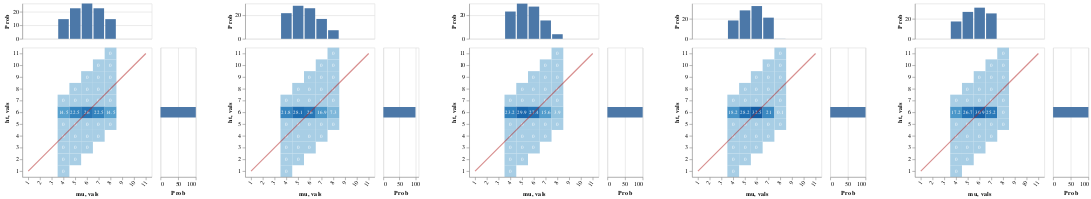

This figure's notebook cell:
### Markdown cell above
Of course since all of the lexica entail that John's height is 6, the distribution over worlds is completely determinate

The various conceivable strengthenings lead ultimately to a pragmatic conclusion that 6 is probably normal for the height of someone like John (this was already guaranteed by the prior), but it's possible that 6 is relatively high compared to the median

So to the extent that this is an evaluative conclusion, it is very weak

### Code cell
writeIORef cacheRef (0, Map.empty)

vlShow . sidewaysDists <$> sequence
  [ mkGraph $ listener infoLUMExact cacheRef (0, UTall, denExact0)
  , mkGraph $ lp infoLUMExact >>= \l -> listener infoLUMExact cacheRef (0, UTall, l)
  , mkGraph $ listener infoLUMExact cacheRef (1, UTall, denExact0)
  , mkGraph $ listener infoLUMExact cacheRef (2, UTall, denExact0)
  , mkGraph $ listener infoLUMExact cacheRef (3, UTall, denExact0)
  ]

### Figure 1 — Vega-Lite specification as saved in the notebook (floating-point values rounded to 4 significant figures)
{"$schema": "https://vega.github.io/schema/vega-lite/v3.json", "hconcat": [{"$schema": "https://vega.github.io/schema/vega-lite/v3.json", "bounds": "flush", "config": {"scale": {"rectBandPaddingInner": 0}}, "data": {"values": [{"ht": "1", "mu": "4", "prob": 0}, {"ht": "2", "mu": "4", "prob": 0}, {"ht": "2", "mu": "5", "prob": 0}, {"ht": "3", "mu": "4", "prob": 0}, {"ht": "3", "mu": "5", "prob": 0}, {"ht": "3", "mu": "6", "prob": 0}, {"ht": "4", "mu": "4", "prob": 0}, {"ht": "4", "mu": "5", "prob": 0}, {"ht": "4", "mu": "6", "prob": 0}, {"ht": "4", "mu": "7", "prob": 0}, {"ht": "5", "mu": "4", "prob": 0}, {"ht": "5", "mu": "5", "prob": 0}, {"ht": "5", "mu": "6", "prob": 0}, {"ht": "5", "mu": "7", "prob": 0}, {"ht": "5", "mu": "8", "prob": 0}, {"ht": "6", "mu": "4", "prob": 14.5}, {"ht": "6", "mu": "5", "prob": 22.5}, {"ht": "6", "mu": "6", "prob": 26}, {"ht": "6", "mu": "7", "prob": 22.5}, {"ht": "6", "mu": "8", "prob": 14.5}, {"ht": "7", "mu": "4", "prob": 0}, {"ht": "7", "mu": "5", "prob": 0}, {"ht": "7", "mu": "6", "prob": 0}, {"ht": "7", "mu": "7", "prob": 0}, {"ht": "7", "mu": "8", "prob": 0}, {"ht": "8", "mu": "5", "prob": 0}, {"ht": "8", "mu": "6", "prob": 0}, {"ht": "8", "mu": "7", "prob": 0}, {"ht": "8", "mu": "8", "prob": 0}, {"ht": "9", "mu": "6", "prob": 0}, {"ht": "9", "mu": "7", "prob": 0}, {"ht": "9", "mu": "8", "prob": 0}, {"ht": "10", "mu": "7", "prob": 0}, {"ht": "10", "mu": "8", "prob": 0}, {"ht": "11", "mu": "8", "prob": 0}]}, "spacing": 15, "vconcat": [{"encoding": {"x": {"axis": null, "field": "mu", "scale": {"domain": ["1", "2", "3", "4", "5", "6", "7", "8", "9", "10", "11"], "rangeStep": 30}, "sort": null, "type": "ordinal"}, "y": {"aggregate": "sum", "axis": {"title": "Prob"}, "field": "prob", "type": "quantitative"}}, "height": 60, "mark": "bar"}, {"bounds": "flush", "hconcat": [{"encoding": {"x": {"axis": {"labelAngle": -55}, "field": "mu", "scale": {"domain": ["1", "2", "3", "4", "5", "6", "7", "8", "9", "10", "11"], "rangeStep": 30}, "sort": null, "type": "ordinal"}, "y": {"axis": {"labelAngle": 0}, "field": "ht", "scale": {"domain": ["11", "10", "9", "8", "7", "6", "5", "4", "3", "2", "1"], "rangeStep": 30}, "sort": null, "type": "ordinal"}}, "layer": [{"encoding": {"color": {"aggregate": "sum", "field": "prob", "legend": null, "scale": {"scheme": {"extent": [0.2, 0.9], "name": "blues"}}, "type": "quantitative"}}, "mark": "rect"}, {"encoding": {"color": {"value": "white"}, "text": {"aggregate": "sum", "field": "prob", "type": "quantitative"}}, "mark": {"fontSize": 9, "type": "text"}}, {"data": {"values": [{"vals": "1"}, {"vals": "2"}, {"vals": "3"}, {"vals": "4"}, {"vals": "5"}, {"vals": "6"}, {"vals": "7"}, {"vals": "8"}, {"vals": "9"}, {"vals": "10"}, {"vals": "11"}]}, "encoding": {"x": {"field": "vals", "sort": null, "type": "ordinal"}, "y": {"field": "vals", "sort": null, "type": "ordinal"}}, "mark": {"opacity": 0.5, "stroke": "firebrick", "strokeWidth": 2, "type": "line"}}]}, {"encoding": {"x": {"aggregate": "sum", "axis": {"title": "Prob"}, "field": "prob", "type": "quantitative"}, "y": {"axis": null, "field": "ht", "scale": {"domain": ["11", "10", "9", "8", "7", "6", "5", "4", "3", "2", "1"], "rangeStep": 30}, "sort": null, "type": "ordinal"}}, "mark": "bar", "width": 60}], "spacing": 15}]}, {"$schema": "https://vega.github.io/schema/vega-lite/v3.json", "bounds": "flush", "config": {"scale": {"rectBandPaddingInner": 0}}, "data": {"values": [{"ht": "1", "mu": "4", "prob": 0}, {"ht": "2", "mu": "4", "prob": 0}, {"ht": "2", "mu": "5", "prob": 0}, {"ht": "3", "mu": "4", "prob": 0}, {"ht": "3", "mu": "5", "prob": 0}, {"ht": "3", "mu": "6", "prob": 0}, {"ht": "4", "mu": "4", "prob": 0}, {"ht": "4", "mu": "5", "prob": 0}, {"ht": "4", "mu": "6", "prob": 0}, {"ht": "4", "mu": "7", "prob": 0}, {"ht": "5", "mu": "4", "prob": 0}, {"ht": "5", "mu": "5", "prob": 0}, {"ht": "5", "mu": "6", "prob": 0}, {"ht": "5", "mu": "7", "prob": 0}, {"ht": "5", "mu": "8", "prob": 0}, {"ht": "6", "mu": "4", "prob": 21.8}, {"ht": "6", "mu": "5", "prob": 28.1}, {"ht": "6", "mu": "6", "prob": 26}, {"ht": "6", "mu": "7", "prob": 16.9}, {"ht": "6", "mu": "8", "prob": 7.3}, {"ht": "7", "mu": "4", "prob": 0}, {"ht": "7", "mu": "5", "prob": 0}, {"ht": "7", "mu": "6", "prob": 0}, {"ht": "7", "mu": "7", "prob": 0}, {"ht": "7", "mu": "8", "prob": 0}, {"ht": "8", "mu": "5", "prob": 0}, {"ht": "8", "mu": "6", "prob": 0}, {"ht": "8", "mu": "7", "prob": 0}, {"ht": "8", "mu": "8", "prob": 0}, {"ht": "9", "mu": "6", "prob": 0}, {"ht": "9", "mu": "7", "prob": 0}, {"ht": "9", "mu": "8", "prob": 0}, {"ht": "10", "mu": "7", "prob": 0}, {"ht": "10", "mu": "8", "prob": 0}, {"ht": "11", "mu": "8", "prob": 0}]}, "spacing": 15, "vconcat": [{"encoding": {"x": {"axis": null, "field": "mu", "scale": {"domain": ["1", "2", "3", "4", "5", "6", "7", "8", "9", "10", "11"], "rangeStep": 30}, "sort": null, "type": "ordinal"}, "y": {"aggregate": "sum", "axis": {"title": "Prob"}, "field": "prob", "type": "quantitative"}}, "height": 60, "mark": "bar"}, {"bounds": "flush", "hconcat": [{"encoding": {"x": {"axis": {"labelAngle": -55}, "field": "mu", "scale": {"domain": ["1", "2", "3", "4", "5", "6", "7", "8", "9", "10", "11"], "rangeStep": 30}, "sort": null, "type": "ordinal"}, "y": {"axis": {"labelAngle": 0}, "field": "ht", "scale": {"domain": ["11", "10", "9", "8", "7", "6", "5", "4", "3", "2", "1"], "rangeStep": 30}, "sort": null, "type": "ordinal"}}, "layer": [{"encoding": {"color": {"aggregate": "sum", "field": "prob", "legend": null, "scale": {"scheme": {"extent": [0.2, 0.9], "name": "blues"}}, "type": "quantitative"}}, "mark": "rect"}, {"encoding": {"color": {"value": "white"}, "text": {"aggregate": "sum", "field": "prob", "type": "quantitative"}}, "mark": {"fontSize": 9, "type": "text"}}, {"data": {"values": [{"vals": "1"}, {"vals": "2"}, {"vals": "3"}, {"vals": "4"}, {"vals": "5"}, {"vals": "6"}, {"vals": "7"}, {"vals": "8"}, {"vals": "9"}, {"vals": "10"}, {"vals": "11"}]}, "encoding": {"x": {"field": "vals", "sort": null, "type": "ordinal"}, "y": {"field": "vals", "sort": null, "type": "ordinal"}}, "mark": {"opacity": 0.5, "stroke": "firebrick", "strokeWidth": 2, "type": "line"}}]}, {"encoding": {"x": {"aggregate": "sum", "axis": {"title": "Prob"}, "field": "prob", "type": "quantitative"}, "y": {"axis": null, "field": "ht", "scale": {"domain": ["11", "10", "9", "8", "7", "6", "5", "4", "3", "2", "1"], "rangeStep": 30}, "sort": null, "type": "ordinal"}}, "mark": "bar", "width": 60}], "spacing": 15}]}, {"$schema": "https://vega.github.io/schema/vega-lite/v3.json", "bounds": "flush", "config": {"scale": {"rectBandPaddingInner": 0}}, "data": {"values": [{"ht": "1", "mu": "4", "prob": 0}, {"ht": "2", "mu": "4", "prob": 0}, {"ht": "2", "mu": "5", "prob": 0}, {"ht": "3", "mu": "4", "prob": 0}, {"ht": "3", "mu": "5", "prob": 0}, {"ht": "3", "mu": "6", "prob": 0}, {"ht": "4", "mu": "4", "prob": 0}, {"ht": "4", "mu": "5", "prob": 0}, {"ht": "4", "mu": "6", "prob": 0}, {"ht": "4", "mu": "7", "prob": 0}, {"ht": "5", "mu": "4", "prob": 0}, {"ht": "5", "mu": "5", "prob": 0}, {"ht": "5", "mu": "6", "prob": 0}, {"ht": "5", "mu": "7", "prob": 0}, {"ht": "5", "mu": "8", "prob": 0}, {"ht": "6", "mu": "4", "prob": 23.2}, {"ht": "6", "mu": "5", "prob": 29.9}, {"ht": "6", "mu": "6", "prob": 27.4}, {"ht": "6", "mu": "7", "prob": 15.6}, {"ht": "6", "mu": "8", "prob": 3.9}, {"ht": "7", "mu": "4", "prob": 0}, {"ht": "7", "mu": "5", "prob": 0}, {"ht": "7", "mu": "6", "prob": 0}, {"ht": "7", "mu": "7", "prob": 0}, {"ht": "7", "mu": "8", "prob": 0}, {"ht": "8", "mu": "5", "prob": 0}, {"ht": "8", "mu": "6", "prob": 0}, {"ht": "8", "mu": "7", "prob": 0}, {"ht": "8", "mu": "8", "prob": 0}, {"ht": "9", "mu": "6", "prob": 0}, {"ht": "9", "mu": "7", "prob": 0}, {"ht": "9", "mu": "8", "prob": 0}, {"ht": "10", "mu": "7", "prob": 0}, {"ht": "10", "mu": "8", "prob": 0}, {"ht": "11", "mu": "8", "prob": 0}]}, "spacing": 15, "vconcat": [{"encoding": {"x": {"axis": null, "field": "mu", "scale": {"domain": ["1", "2", "3", "4", "5", "6", "7", "8", "9", "10", "11"], "rangeStep": 30}, "sort": null, "type": "ordinal"}, "y": {"aggregate": "sum", "axis": {"title": "Prob"}, "field": "prob", "type": "quantitative"}}, "height": 60, "mark": "bar"}, {"bounds": "flush", "hconcat": [{"encoding": {"x": {"axis": {"labelAngle": -55}, "field": "mu", "scale": {"domain": ["1", "2", "3", "4", "5", "6", "7", "8", "9", "10", "11"], "rangeStep": 30}, "sort": null, "type": "ordinal"}, "y": {"axis": {"labelAngle": 0}, "field": "ht", "scale": {"domain": ["11", "10", "9", "8", "7", "6", "5", "4", "3", "2", "1"], "rangeStep": 30}, "sort": null, "type": "ordinal"}}, "layer": [{"encoding": {"color": {"aggregate": "sum", "field": "prob", "legend": null, "scale": {"scheme": {"extent": [0.2, 0.9], "name": "blues"}}, "type": "quantitative"}}, "mark": "rect"}, {"encoding": {"color": {"value": "white"}, "text": {"aggregate": "sum", "field": "prob", "type": "quantitative"}}, "mark": {"fontSize": 9, "type": "text"}}, {"data": {"values": [{"vals": "1"}, {"vals": "2"}, {"vals": "3"}, {"vals": "4"}, {"vals": "5"}, {"vals": "6"}, {"vals": "7"}, {"vals": "8"}, {"vals": "9"}, {"vals": "10"}, {"vals": "11"}]}, "encoding": {"x": {"field": "vals", "sort": null, "type": "ordinal"}, "y": {"field": "vals", "sort": null, "type": "ordinal"}}, "mark": {"opacity": 0.5, "stroke": "firebrick", "strokeWidth": 2, "type": "line"}}]}, {"encoding": {"x": {"aggregate": "sum", "axis": {"title": "Prob"}, "field": "prob", "type": "quantitative"}, "y": {"axis": null, "field": "ht", "scale": {"domain": ["11", "10", "9", "8", "7", "6", "5", "4", "3", "2", "1"], "rangeStep": 30}, "sort": null, "type": "ordinal"}}, "mark": "bar", "width": 60}], "spacing": 15}]}, {"$schema": "https://vega.github.io/schema/vega-lite/v3.json", "bounds": "flush", "config": {"scale": {"rectBandPaddingInner": 0}}, "data": {"values": [{"ht": "1", "mu": "4", "prob": 0}, {"ht": "2", "mu": "4", "prob": 0}, {"ht": "2", "mu": "5", "prob": 0}, {"ht": "3", "mu": "4", "prob": 0}, {"ht": "3", "mu": "5", "prob": 0}, {"ht": "3", "mu": "6", "prob": 0}, {"ht": "4", "mu": "4", "prob": 0}, {"ht": "4", "mu": "5", "prob": 0}, {"ht": "4", "mu": "6", "prob": 0}, {"ht": "4", "mu": "7", "prob": 0}, {"ht": "5", "mu": "4", "prob": 0}, {"ht": "5", "mu": "5", "prob": 0}, {"ht": "5", "mu": "6", "prob": 0}, {"ht": "5", "mu": "7", "prob": 0}, {"ht": "5", "mu": "8", "prob": 0}, {"ht": "6", "mu": "4", "prob": 18.2}, {"ht": "6", "mu": "5", "prob": 28.2}, {"ht": "6", "mu": "6", "prob": 32.5}, {"ht": "6", "mu": "7", "prob": 21}, {"ht": "6", "mu": "8", "prob": 0.1}, {"ht": "7", "mu": "4", "prob": 0}, {"ht": "7", "mu": "5", "prob": 0}, {"ht": "7", "mu": "6", "prob": 0}, {"ht": "7", "mu": "7", "prob": 0}, {"ht": "7", "mu": "8", "prob": 0}, {"ht": "8", "mu": "5", "prob": 0}, {"ht": "8", "mu": "6", "prob": 0}, {"ht": "8", "mu": "7", "prob": 0}, {"ht": "8", "mu": "8", "prob": 0}, {"ht": "9", "mu": "6", "prob": 0}, {"ht": "9", "mu": "7", "prob": 0}, {"ht": "9", "mu": "8", "prob": 0}, {"ht": "10", "mu": "7", "prob": 0}, {"ht": "10", "mu": "8", "prob": 0}, {"ht": "11", "mu": "8", "prob": 0}]}, "spacing": 15, "vconcat": [{"encoding": {"x": {"axis": null, "field": "mu", "scale": {"domain": ["1", "2", "3", "4", "5", "6", "7", "8", "9", "10", "11"], "rangeStep": 30}, "sort": null, "type": "ordinal"}, "y": {"aggregate": "sum", "axis": {"title": "Prob"}, "field": "prob", "type": "quantitative"}}, "height": 60, "mark": "bar"}, {"bounds": "flush", "hconcat": [{"encoding": {"x": {"axis": {"labelAngle": -55}, "field": "mu", "scale": {"domain": ["1", "2", "3", "4", "5", "6", "7", "8", "9", "10", "11"], "rangeStep": 30}, "sort": null, "type": "ordinal"}, "y": {"axis": {"labelAngle": 0}, "field": "ht", "scale": {"domain": ["11", "10", "9", "8", "7", "6", "5", "4", "3", "2", "1"], "rangeStep": 30}, "sort": null, "type": "ordinal"}}, "layer": [{"encoding": {"color": {"aggregate": "sum", "field": "prob", "legend": null, "scale": {"scheme": {"extent": [0.2, 0.9], "name": "blues"}}, "type": "quantitative"}}, "mark": "rect"}, {"encoding": {"color": {"value": "white"}, "text": {"aggregate": "sum", "field": "prob", "type": "quantitative"}}, "mark": {"fontSize": 9, "type": "text"}}, {"data": {"values": [{"vals": "1"}, {"vals": "2"}, {"vals": "3"}, {"vals": "4"}, {"vals": "5"}, {"vals": "6"}, {"vals": "7"}, {"vals": "8"}, {"vals": "9"}, {"vals": "10"}, {"vals": "11"}]}, "encoding": {"x": {"field": "vals", "sort": null, "type": "ordinal"}, "y": {"field": "vals", "sort": null, "type": "ordinal"}}, "mark": {"opacity": 0.5, "stroke": "firebrick", "strokeWidth": 2, "type": "line"}}]}, {"encoding": {"x": {"aggregate": "sum", "axis": {"title": "Prob"}, "field": "prob", "type": "quantitative"}, "y": {"axis": null, "field": "ht", "scale": {"domain": ["11", "10", "9", "8", "7", "6", "5", "4", "3", "2", "1"], "rangeStep": 30}, "sort": null, "type": "ordinal"}}, "mark": "bar", "width": 60}], "spacing": 15}]}, {"$schema": "https://vega.github.io/schema/vega-lite/v3.json", "bounds": "flush", "config": {"scale": {"rectBandPaddingInner": 0}}, "data": {"values": [{"ht": "1", "mu": "4", "prob": 0}, {"ht": "2", "mu": "4", "prob": 0}, {"ht": "2", "mu": "5", "prob": 0}, {"ht": "3", "mu": "4", "prob": 0}, {"ht": "3", "mu": "5", "prob": 0}, {"ht": "3", "mu": "6", "prob": 0}, {"ht": "4", "mu": "4", "prob": 0}, {"ht": "4", "mu": "5", "prob": 0}, {"ht": "4", "mu": "6", "prob": 0}, {"ht": "4", "mu": "7", "prob": 0}, {"ht": "5", "mu": "4", "prob": 0}, {"ht": "5", "mu": "5", "prob": 0}, {"ht": "5", "mu": "6", "prob": 0}, {"ht": "5", "mu": "7", "prob": 0}, {"ht": "5", "mu": "8", "prob": 0}, {"ht": "6", "mu": "4", "prob": 17.2}, {"ht": "6", "mu": "5", "prob": 26.7}, {"ht": "6", "mu": "6", "prob": 30.9}, {"ht": "6", "mu": "7", "prob": 25.2}, {"ht": "6", "mu": "8", "prob": 0}, {"ht": "7", "mu": "4", "prob": 0}, {"ht": "7", "mu": "5", "prob": 0}, {"ht": "7", "mu": "6", "prob": 0}, {"ht": "7", "mu": "7", "prob": 0}, {"ht": "7", "mu": "8", "prob": 0}, {"ht": "8", "mu": "5", "prob": 0}, {"ht": "8", "mu": "6", "prob": 0}, {"ht": "8", "mu": "7", "prob": 0}, {"ht": "8", "mu": "8", "prob": 0}, {"ht": "9", "mu": "6", "prob": 0}, {"ht": "9", "mu": "7", "prob": 0}, {"ht": "9", "mu": "8", "prob": 0}, {"ht": "10", "mu": "7", "prob": 0}, {"ht": "10", "mu": "8", "prob": 0}, {"ht": "11", "mu": "8", "prob": 0}]}, "spacing": 15, "vconcat": [{"encoding": {"x": {"axis": null, "field": "mu", "scale": {"domain": ["1", "2", "3", "4", "5", "6", "7", "8", "9", "10", "11"], "rangeStep": 30}, "sort": null, "type": "ordinal"}, "y": {"aggregate": "sum", "axis": {"title": "Prob"}, "field": "prob", "type": "quantitative"}}, "height": 60, "mark": "bar"}, {"bounds": "flush", "hconcat": [{"encoding": {"x": {"axis": {"labelAngle": -55}, "field": "mu", "scale": {"domain": ["1", "2", "3", "4", "5", "6", "7", "8", "9", "10", "11"], "rangeStep": 30}, "sort": null, "type": "ordinal"}, "y": {"axis": {"labelAngle": 0}, "field": "ht", "scale": {"domain": ["11", "10", "9", "8", "7", "6", "5", "4", "3", "2", "1"], "rangeStep": 30}, "sort": null, "type": "ordinal"}}, "layer": [{"encoding": {"color": {"aggregate": "sum", "field": "prob", "legend": null, "scale": {"scheme": {"extent": [0.2, 0.9], "name": "blues"}}, "type": "quantitative"}}, "mark": "rect"}, {"encoding": {"color": {"value": "white"}, "text": {"aggregate": "sum", "field": "prob", "type": "quantitative"}}, "mark": {"fontSize": 9, "type": "text"}}, {"data": {"values": [{"vals": "1"}, {"vals": "2"}, {"vals": "3"}, {"vals": "4"}, {"vals": "5"}, {"vals": "6"}, {"vals": "7"}, {"vals": "8"}, {"vals": "9"}, {"vals": "10"}, {"vals": "11"}]}, "encoding": {"x": {"field": "vals", "sort": null, "type": "ordinal"}, "y": {"field": "vals", "sort": null, "type": "ordinal"}}, "mark": {"opacity": 0.5, "stroke": "firebrick", "strokeWidth": 2, "type": "line"}}]}, {"encoding": {"x": {"aggregate": "sum", "axis": {"title": "Prob"}, "field": "prob", "type": "quantitative"}, "y": {"axis": null, "field": "ht", "scale": {"domain": ["11", "10", "9", "8", "7", "6", "5", "4", "3", "2", "1"], "rangeStep": 30}, "sort": null, "type": "ordinal"}}, "mark": "bar", "width": 60}], "spacing": 15}]}], "spacing": 50}
